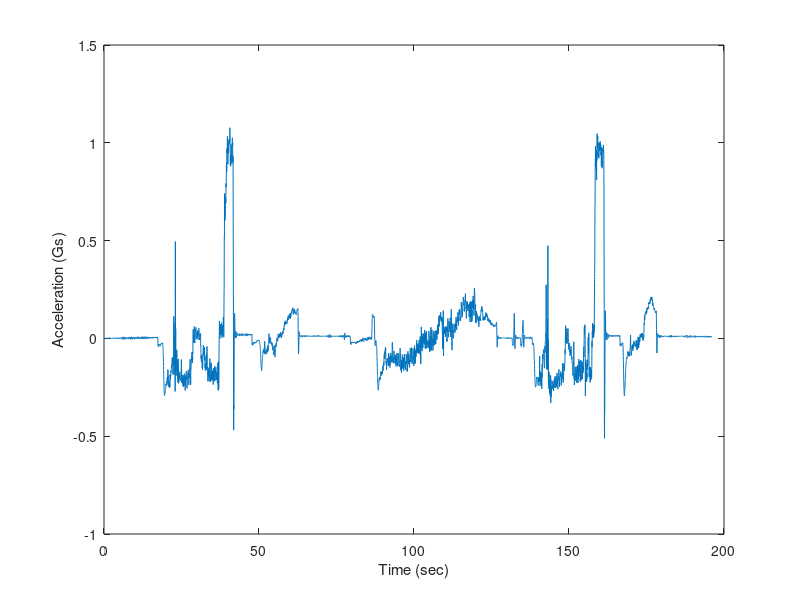

The MATLAB script that drew this image: (Note: this script raises an error after producing the figure.)
clc; clear all; close all; format compact
Thrs = 0.1; WdwSize = 100;
% ---------------------------------------
% Baseline Full Concrete Testing FCA et FCT
load('ApproxCoif2L6CompleteSignalFCA.mat');
load('FCT.mat'); load('FCA.mat')
t = FullConcreteTime;  sig = DecomCoif2L6CompFCA;
a = FullConcreteAccel; 
figure; plot(t,a*-1); xlabel('Time (sec)'); ylabel('Acceleration (Gs)')
CoifPlotter(t,sig); 
[FricCoeff] = FilterSwitch(Thrs,WdwSize,sig,t);
% ---------------------------------------
[v,d,n] = DiscIntegSims(t,a*9.81);
figure; plot(t,v); grid on;
xlabel('Time (sec)'); ylabel('Velocity m/s');
figure; plot(t,d); grid on;
xlabel('Time (sec)'); ylabel('Distance m')






% ---------------------------------------
% From Literature, 
% Concrete Coeff Friction Sliding Value =~ 1.00
% Select Appropiate Ranges for Braking Incident
% First Event
idx1 = find(t ==38); idx2 = find(t ==42);
% Second Event
idx3 = find(t ==157); idx4 = find(t ==163);
% The following inputs, the Range of Braking Incident
% The Integrated Velocity, and the FricCoeff from Filter Switch
[FGmu1,FGmu2] = FrictionEst(FricCoeff,v,idx1,idx2,idx3,idx4)
LitValue = 1;
Relative_Error1 = abs((FGmu1 - LitValue))/LitValue*100
Relative_Error2 = abs((FGmu2 - LitValue))/LitValue*100